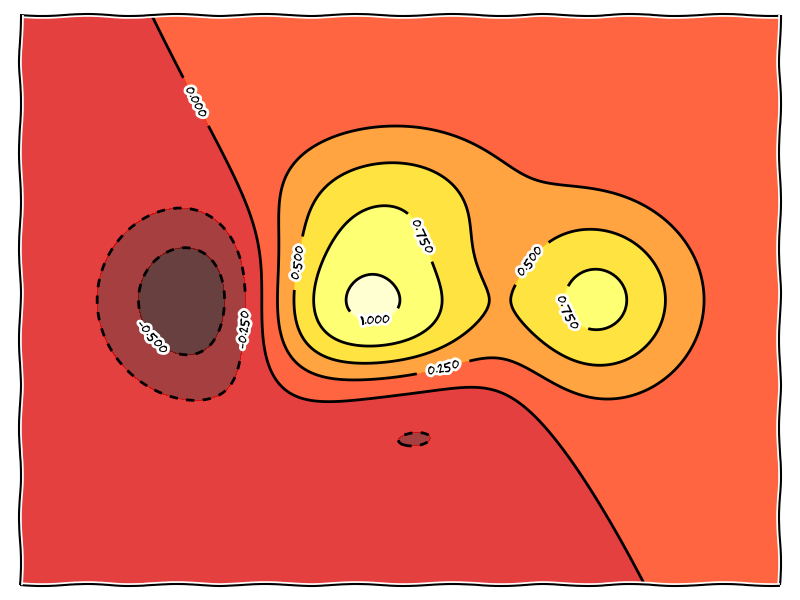

Source code (Python):
from pylab import *
import numpy as np

plt.xkcd()

outputfile1="vrstevnice.png"
outputfile2="vrstevnice.svg"


def f(x,y):
    return (1 - x / 2 + x**5 + y**3) * np.exp(-x**2 -y**2)

n = 256
x = np.linspace(-3, 3, n)
y = np.linspace(-3, 3, n)
X,Y = np.meshgrid(x, y)

plt.axes([0.025, 0.025, 0.95, 0.95])

plt.contourf(X, Y, f(X, Y), 8, alpha=.75, cmap=plt.cm.hot)
C = plt.contour(X, Y, f(X, Y), 8, colors='black', linewidth=.5)
plt.clabel(C, inline=1, fontsize=10)

plt.xticks(())
plt.yticks(())

plt.savefig(outputfile1)
plt.savefig(outputfile2)
